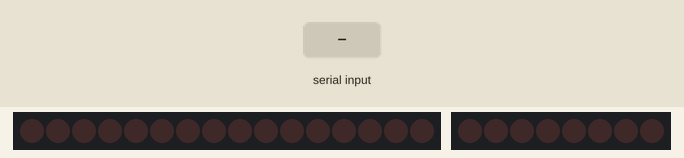
Recording of a program running on a simulated Arduino Uno, built with avr-gcc and run on an emulated ATmega328P. On the bench: 16 shift-register outputs drawn as a row of LEDs (first output left, lit = HIGH), 8 shift-register outputs drawn as a row of LEDs (first output left, lit = HIGH). Wiring (inferred from the names in the program): 2 × shift register (74HC595): data pin 11; shift clock pin 13; latch pin 10; shift register (74HC595): data pin 5; shift clock pin 6. Wiring (inferred from the signals the program sends): 2 × row of LEDs: on Q0, Q1, Q2, Q3, Q4, Q5, Q6, Q7, Q8, Q9, Q10, Q11, Q12, Q13, Q14, Q15 / on Q0, Q1, Q2, Q3, Q4, Q5, Q6, Q7. Inputs (shaded band) come from the test bench.

Above: at 1.2 s.
1.3 s: "1" received over Serial
At 1.38 s:
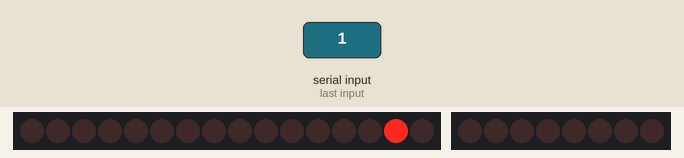
At 2.2 s:
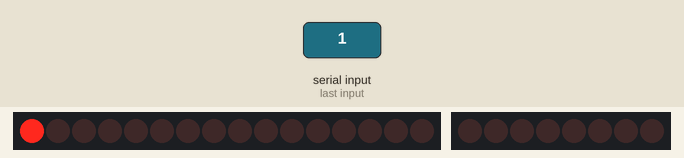
Timing chart, 0 to 4.3 s (numbered marks = the images above; inputs shaded):
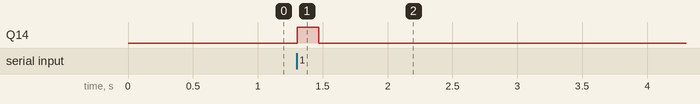

Measured:
- after the input at 1.3 s, Q14: LOW → HIGH at once, → LOW 0.17 s later

The program:

main.cpp
```cpp
#include <Arduino.h>

//Custom files
#include "shiftRegister.h"
#include "driver.h"

uint8_t data[21];

void setup() {
    driver_init();
    Serial.begin(19200);
    Serial.setTimeout(3);
}
int b = 0;
void loop() {
    while(!Serial.available());
    Serial.readBytes(data, 21);
    driver_setBuffer(data, DRV_DATABUFF_SIZE);
    driver_writeScreen();
}
```

config.h
```cpp
#ifndef _CONFIG_HEADER_
#define _CONFIG_HEADER_


/**
 * @brief Set to the exact amount of panels in the display. Never set it lower!!!
 *
 */
#define CFG_PANEL_COUNT 1

//PIN DEFINITIONS

#define CFG_ROW_CONTROL_DATA		11
#define CFG_ROW_CONTROL_CLOCK		13
#define CFG_ROW_CONTROL_STROBE		10
#define CFG_ROW_CONTROL_OUTPUT		8

#define CFG_COL_CONTROL_DATA		5
#define CFG_COL_CONTROL_CLOCK		4
#define CFG_COL_CONTROL_STROBE		3
#define CFG_COL_CONTROL_OUTPUT_12V	6
#define CFG_COL_CONTROL_OUTPUT_GND	7

#define CFG_COL_CONTROL_OUTPUT_12V_ON	LOW
#define CFG_COL_CONTROL_OUTPUT_12V_OFF	HIGH
#define CFG_COL_CONTROL_OUTPUT_GND_ON	LOW
#define CFG_COL_CONTROL_OUTPUT_GND_OFF	HIGH

#endif
```

driver.h
```cpp
#ifndef _DRIVER_HEADER_
#define _DRIVER_HEADER_

#include "config.h"
#include "shiftRegister.h"
#include "Arduino.h"

#define DRV_COL_COUNT 24
#define DRV_ROW_COUNT 7
#define DRV_ROW_SHIFT_BASE 0x02

#define DRV_DATABUFF_SIZE (DRV_ROW_COUNT * DRV_COL_COUNT/8 * CFG_PANEL_COUNT)

#define AT(x, y) ((x) + (y)*(DRV_COL_COUNT/8)*CFG_PANEL_COUNT)

/**
 * @brief Initializes the driver & hardware. Must be called first in the program.
 *
 */
void driver_init();

/**
 * @brief Get the data byte from the buffer at the following byte coordinates:
 *
 * @param x is the column index. One increase in x means 8 pixels horizontally.
 * @param y is the row index.
 * @return is the value of the byte at the index.
 */
uint8_t driver_getByteAt(uint8_t x, uint8_t y);

/**
 * @brief Set the data byte in the buffer at the following byte coordinates:
 *
 * @param x is the column index. One increase in x means 8 pixels horizontally.
 * @param y is the row index.
 */
void driver_setByteAt(uint8_t x, uint8_t y, uint8_t byte);

/**
 * @brief Returns the buffer. For indexing the buffer using bytes use the AT() macro.
 *
 * @param data points to a valid, user defined data field. The size must be at least DRV_DATABUFF_SIZE.
 */
void driver_getBuffer(uint8_t * data);

/**
 * @brief Set the content of the internal driver buffer.
 *
 * @param data user defined memory area with the data to set the buffer to. To fill be buffer, the size must be DRV_DATABUFF_SIZE.
 * @param size is redundant check of the data size. If the size is smaller than DRV_DATABUFF_SIZE, then no copy will occour.
 */
void driver_setBuffer(const uint8_t * data, uint8_t size);

void driver_writeScreen();

#endif
```

driver.cpp
```cpp
#include "driver.h"
#include "shiftRegister.h"

#define _BIT_AT(COL, ROW) (_buffer[AT((COL)/8,(ROW))] & (0x80 >> ((COL)%8)))

enum _DRV_ROW_CONTROL_MODE {
	_DRV_ROW_CONTROL_MODE_SINK,
	_DRV_ROW_CONTROL_MODE_SOURCE,
};

/**
 * @brief Stores the display data, in a checkboard compensated form.
 *
 */
static uint8_t _buffer[DRV_DATABUFF_SIZE];

static shiftReg_t _rowCntrlReg = {
	.PIN_DATA			= CFG_ROW_CONTROL_DATA,
	.PIN_CLK			= CFG_ROW_CONTROL_CLOCK,
	.PIN_STROBE			= CFG_ROW_CONTROL_STROBE,
	.PIN_OUTPUT_EN_POL 	= SHIFTREG_PIN_LOW_POSITIVE,
	.PIN_OUTPUT_EN		= CFG_ROW_CONTROL_OUTPUT
};
static shiftReg_t _colCntrlReg = {
	.PIN_DATA			= CFG_COL_CONTROL_DATA,
	.PIN_CLK			= CFG_COL_CONTROL_CLOCK,
	.PIN_STROBE			= CFG_COL_CONTROL_STROBE,
	.PIN_OUTPUT_EN_POL 	= SHIFTREG_PIN_LOW_POSITIVE,
	.PIN_OUTPUT_EN		= CFG_ROW_CONTROL_OUTPUT
};

uint8_t driver_getByteAt(uint8_t x, uint8_t y) {
	if(x > (DRV_COL_COUNT / 8) || y > DRV_ROW_COUNT) {
		return 0;	//Out of range
	}
	return _buffer[AT(x,y)] ^= ((y%2) ? 0xAA : 0x55);	//Checkboard compensation based on the row
}

void driver_setByteAt(uint8_t x, uint8_t y, uint8_t byte) {
	if(x > (DRV_COL_COUNT / 8) || y > DRV_ROW_COUNT) {
		return;	//Out of range
	}
	//Apply checkboard pattern based on the row
	_buffer[AT(x,y)] = (y%2) ? byte ^ 0xAA : byte ^ 0x55;
}

void driver_getBuffer(uint8_t * data) {
	for(uint8_t i = 0; i < DRV_COL_COUNT/8*CFG_PANEL_COUNT; i++) {
		for(uint8_t j = 0; j < DRV_ROW_COUNT; j++) {
			if(j%2 == 0) {
				data[AT(i,j)] = _buffer[AT(i,j)] ^ 0xAA;
			} else {
				data[AT(i,j)] = _buffer[AT(i,j)] ^ 0x55;
			}
		}
	}
}

void driver_setBuffer(const uint8_t * data, uint8_t size) {
	if(size < DRV_DATABUFF_SIZE) {
		return;
	}
	//memcpy(_buffer, data, DRV_DATABUFF_SIZE);
	//Apply the checkboard correction to the user data.
	for(uint8_t i = 0; i < DRV_COL_COUNT/8*CFG_PANEL_COUNT; i++) {
		for(uint8_t j = 0; j < DRV_ROW_COUNT; j++) {
			if(j%2 == 0) {
				_buffer[AT(i,j)] = data[AT(i,j)] ^ 0xAA;
			} else {
				_buffer[AT(i,j)] = data[AT(i,j)] ^ 0x55;
			}
		}
	}
}

void driver_init() {
//Modes
	pinMode(CFG_ROW_CONTROL_DATA, OUTPUT);
	pinMode(CFG_ROW_CONTROL_CLOCK, OUTPUT);
	pinMode(CFG_ROW_CONTROL_STROBE, OUTPUT);
	pinMode(CFG_ROW_CONTROL_OUTPUT, OUTPUT);

	pinMode(CFG_COL_CONTROL_DATA, OUTPUT);
	pinMode(CFG_COL_CONTROL_CLOCK, OUTPUT);
	pinMode(CFG_COL_CONTROL_STROBE, OUTPUT);
	pinMode(CFG_COL_CONTROL_OUTPUT_12V, OUTPUT);
	pinMode(CFG_COL_CONTROL_OUTPUT_GND, OUTPUT);

//Deault values
	//Output enables
	digitalWrite(CFG_ROW_CONTROL_OUTPUT, HIGH);
	digitalWrite(CFG_COL_CONTROL_OUTPUT_12V, CFG_COL_CONTROL_OUTPUT_12V_OFF);
	digitalWrite(CFG_COL_CONTROL_OUTPUT_GND, CFG_COL_CONTROL_OUTPUT_GND_OFF);

	//Others
	digitalWrite(CFG_ROW_CONTROL_DATA, LOW);
	digitalWrite(CFG_ROW_CONTROL_CLOCK, LOW);
	digitalWrite(CFG_ROW_CONTROL_STROBE, LOW);

	digitalWrite(CFG_COL_CONTROL_DATA, LOW);
	digitalWrite(CFG_COL_CONTROL_CLOCK, LOW);
	digitalWrite(CFG_COL_CONTROL_STROBE, LOW);

//Prefill column control registers
	for(uint8_t i = 0; i < DRV_COL_COUNT/8; i++) {
		shiftReg_sendData(&_colCntrlReg, 0x00, 8);
	}
}

/**
 * @brief Auxiliary function for driver_writeScreen(). Sends out the row control data to the shift registers.
 *
 * @param mode specifies the drive mode - sink or source.
 * @param row is the current row index.
 * @param panel is the current panel number.
 */
static void _driver_setRowControl(enum _DRV_ROW_CONTROL_MODE mode, uint8_t row, uint8_t panel) {

//Leading zeros
	for(uint8_t i = 0; i < CFG_PANEL_COUNT - 1 - panel; i++) {
		shiftReg_sendData(&_rowCntrlReg, 0x00, 8);
		shiftReg_sendData(&_rowCntrlReg, 0x00, 8);
	}

//Panel data
	if(mode == _DRV_ROW_CONTROL_MODE_SINK) {
		shiftReg_sendData(&_rowCntrlReg, DRV_ROW_SHIFT_BASE << row, 8);
		shiftReg_sendData(&_rowCntrlReg, 0x00, 8);
	} else {
		shiftReg_sendData(&_rowCntrlReg, 0x00, 8);
		shiftReg_sendData(&_rowCntrlReg, DRV_ROW_SHIFT_BASE << row, 8);
	}

//Trailing
	for(uint8_t i = 0; i < panel; i++) {
		shiftReg_sendData(&_rowCntrlReg, 0x00, 8);
		shiftReg_sendData(&_rowCntrlReg, 0x00, 8);
	}

//Latch the data
	shiftReg_latchData(&_rowCntrlReg);
}

/**
 * @brief sets the pixel data contained in _buffer on the FOK-GYEM display.
 *
 * The driving circuit uses a bridge-like configuration. The rows and columns of the display are separately controlled.
 * Each row and column could be set as a source (15V) or a sink (GND). A pixel is turned, when the corresponding row and column
 * are activated, with opposite polarity (sink - source or source sink). Changing the polarity changes the on-off state of the pixel.
 * Only one row & column can be active at the same time, otherwise the circuits would be overloaded.
 *
 * The sink-source modes are controlled by having two types of shift registers: a driver and a sink. For the row control, these
 * registers connected series in an alternating manner: 1.panel (source - sink) - 2.panel (source - sink).
 * For the column control, they are separated into their groups: (source source source) - (sink sink sink).
 *
 * The control method
 *
 * The control principle uses the main advantage of the shift registers. First, the column control shift register chain is loaded
 * with one bit at the beginning. After that we send out the row data into all row registers, which contains exactly one active row.
 * Then we start shifting the column control shift registers, and depending on the current row-column index, we turn on the outputs of
 * the drivers to flick the display pixel. For the reverse flick, we do the same thing, with different row data.
 */
void driver_writeScreen() {

	for(uint8_t row = 0; row < DRV_ROW_COUNT; row++) {

		for(uint8_t panel = 0; panel < CFG_PANEL_COUNT; panel++) {
			//*********** SET ***********
			_driver_setRowControl(_DRV_ROW_CONTROL_MODE_SINK, row, panel);

			shiftReg_sendData(&_colCntrlReg, 0x01, 1); //Putting the first bit into the first shift register
			//COL data setup SOURCE
			for(uint8_t col = DRV_COL_COUNT; col > 0 ; col--) {
				if(_BIT_AT(col-1+DRV_COL_COUNT*panel, row)) { //Current pin is set
					shiftReg_latchData(&_colCntrlReg);
					shiftReg_outputSet(&_rowCntrlReg, true);
					digitalWrite(CFG_COL_CONTROL_OUTPUT_12V, CFG_COL_CONTROL_OUTPUT_12V_ON);
					delay(1);
					digitalWrite(CFG_COL_CONTROL_OUTPUT_12V, CFG_COL_CONTROL_OUTPUT_12V_OFF);
					shiftReg_outputSet(&_rowCntrlReg, false);
				}
				shiftReg_shiftIn(&_colCntrlReg);
			}

			//********** UNSET **********
			_driver_setRowControl(_DRV_ROW_CONTROL_MODE_SOURCE, row, panel);
			//COL data setup SINK
			for(uint8_t col = DRV_COL_COUNT; col > 0; col--) {

				if(_BIT_AT(col-1+DRV_COL_COUNT*panel, row) == 0) { //Current pin is not set
					shiftReg_latchData(&_colCntrlReg);
					shiftReg_outputSet(&_rowCntrlReg, true);
					digitalWrite(CFG_COL_CONTROL_OUTPUT_GND, CFG_COL_CONTROL_OUTPUT_GND_ON);
					delay(1);
					digitalWrite(CFG_COL_CONTROL_OUTPUT_GND, CFG_COL_CONTROL_OUTPUT_GND_OFF);
					shiftReg_outputSet(&_rowCntrlReg, false);
				}
				shiftReg_shiftIn(&_colCntrlReg);
			}
		}
	}
}
```

shiftRegister.h
```cpp
#ifndef _SHIFTREGISTER_HEADER_
#define _SHIFTREGISTER_HEADER_

#include <Arduino.h>

enum shiftReg_pinLogicPolarity {
	SHIFTREG_PIN_HIGH_POSITIVE,
	SHIFTREG_PIN_LOW_POSITIVE
};

typedef
struct shiftReg_t {
	const uint8_t PIN_DATA;
	const uint8_t PIN_CLK;

	const uint8_t PIN_STROBE;

	const enum shiftReg_pinLogicPolarity PIN_OUTPUT_EN_POL;
	const uint8_t PIN_OUTPUT_EN;
} shiftReg_t;


inline void shiftReg_shiftIn(shiftReg_t* shiftReg) {
	digitalWrite(shiftReg->PIN_CLK, HIGH);
	digitalWrite(shiftReg->PIN_CLK, LOW);
}

//Initializes the given pins
void shiftReg_initPins(shiftReg_t* shiftReg);

//Sends "bits" amount of data to the shift register
//If "bits" is larger than 8, then it sends 8 bits.
//If more data transfer is required, the function may called multiple times.
//Returns -1 when a nullpointer is given
int shiftReg_sendData(struct shiftReg_t* shiftReg, uint8_t data, uint8_t bits);

int shiftReg_latchData(shiftReg_t* shiftReg);

int shiftReg_outputSet(shiftReg_t* shiftReg, bool enable);

#endif
```

shiftRegister.cpp
```cpp
#include "shiftRegister.h"


void shiftReg_initPins(shiftReg_t* shiftReg) {
	pinMode(shiftReg->PIN_DATA, OUTPUT);
	pinMode(shiftReg->PIN_CLK, OUTPUT);
	pinMode(shiftReg->PIN_STROBE, OUTPUT);

	digitalWrite(shiftReg->PIN_DATA, LOW);
	digitalWrite(shiftReg->PIN_CLK, LOW);
	digitalWrite(shiftReg->PIN_STROBE, LOW);

	//If the output enable function is available, then we init the corresponding pins
	pinMode(shiftReg->PIN_OUTPUT_EN, OUTPUT);
	digitalWrite(shiftReg->PIN_OUTPUT_EN, (shiftReg->PIN_OUTPUT_EN_POL == SHIFTREG_PIN_LOW_POSITIVE) ? HIGH : LOW);
}

int shiftReg_sendData(shiftReg_t* shiftReg, uint8_t data, uint8_t bits) {
	if(shiftReg == NULL) {
		return -1;
	}
	if(bits > 8) {
		bits = 8;
	}

	for (uint8_t i = 0; i < bits; i++) {
		//Set pin to the corresponding data
		if((data & (1 << i)) != 0) {
			digitalWrite(shiftReg->PIN_DATA, HIGH);
		} else {
			digitalWrite(shiftReg->PIN_DATA, LOW);
		}
		//Record the data with a CLK pulse
		shiftReg_shiftIn(shiftReg);
	}
	digitalWrite(shiftReg->PIN_DATA, LOW);	//Reset the data pin
	return 0;
}

int shiftReg_latchData(shiftReg_t* shiftReg) {
	if(shiftReg == NULL) {
		return -1;
	}
	digitalWrite(shiftReg->PIN_STROBE, HIGH);
	digitalWrite(shiftReg->PIN_STROBE, LOW);
	return 0;
}

int shiftReg_outputSet(shiftReg_t* shiftReg, bool enable) {
	if(shiftReg == NULL) {
		return -1;
	}
	//If low positive logic, then enable requires LOW signal level
	if(shiftReg->PIN_OUTPUT_EN_POL == SHIFTREG_PIN_LOW_POSITIVE) {
		enable = !enable;
	}
	if(enable) {
		digitalWrite(shiftReg->PIN_OUTPUT_EN, HIGH);
	} else {
		digitalWrite(shiftReg->PIN_OUTPUT_EN, LOW);
	}
	return 0;
}
```
